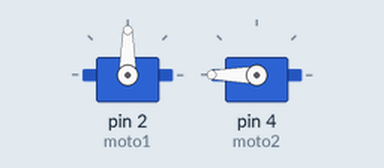
A sketch run on a simulated Arduino Uno, built with avr-gcc and run on an emulated ATmega328P. Shown: 2 × servo.

Above: at 0.05 s.
At 4.0 s:
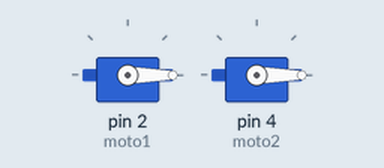
Timing chart, 0 to 5.2 s (numbered marks = the images above):
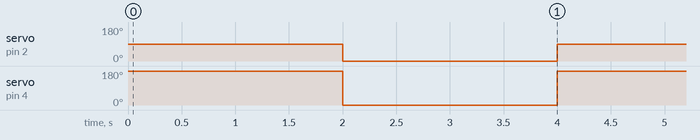

The sketch:

2servo-code.ino
```cpp
#include <Servo.h>

Servo  moto1;
Servo  moto2;
void setup(){

  moto1.attach(2); //motor1 connected to pin2 arduino

  moto2.attach(4);   //motor2 connected to pin4 arduino
}
void loop(){
  int x=90;
   int y=180;
  moto1.write(x); //motor1 will rotate at 180 degree
  moto2.write(y);   //motor1 will rotate at 90 degree

  delay(2000);
  x=0;           //all the motors will go back at the start point
  y=0;
  moto1.write(x);
 moto2.write(y);
    delay(2000);
}
```

Measured:
- by itself, servo on pin 2 (moto1): alternates 90° for 2.0 s and 0° for 2.0 s
- by itself, servo on pin 4 (moto2): alternates 180° for 2.0 s and 0° for 2.0 s
